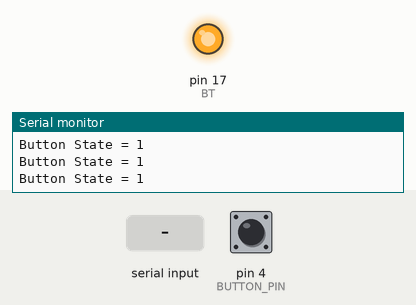
Bench run of a sketch on a simulated Arduino Uno, built with avr-gcc and run on an emulated ATmega328P. Parts: output pins drawn as LEDs (lit = HIGH), the last lines printed to the serial monitor. The test bench sets the inputs (shaded band); at power-on: pin 4 (BUTTON_PIN) HIGH.

Above: at 1.2 s.
1.3 s: "90,45\n" received over Serial
At 2.0 s:
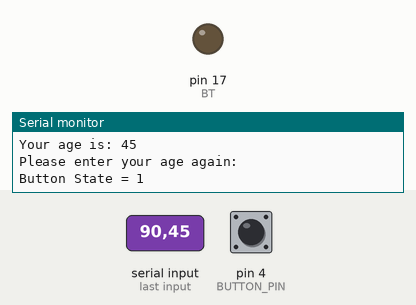
Timing chart, 0 to 4.3 s (numbered marks = the images above; inputs shaded):
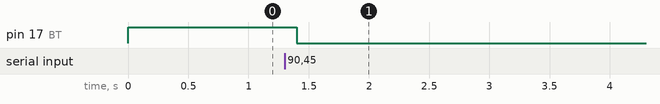

Measured:
- after the input at 1.3 s, pin 17 (BT): HIGH → LOW after 0.10 s

The sketch:

lab6and8.ino
```cpp
int age = 0;
const int BT = 17;
const int BUTTON_PIN = 4;
int buttonState = HIGH;

void setup() {
  pinMode(BT, OUTPUT);
    Serial.begin(115200);
    Serial.println("Please enter your age:");
    digitalWrite(BT,HIGH);
    pinMode(BUTTON_PIN, INPUT_PULLUP);
}

void loop() {
    if (Serial.available() > 0) {
      digitalWrite(BT,LOW);
        age = Serial.parseInt();

        Serial.print("Your age is: ");
        Serial.println(age);

        Serial.println("Please enter your age again:");
    }
    {
    buttonState = digitalRead(BUTTON_PIN);

    Serial.print("Button State = ");
    Serial.println(buttonState);

    delay(200);
}
}
```
